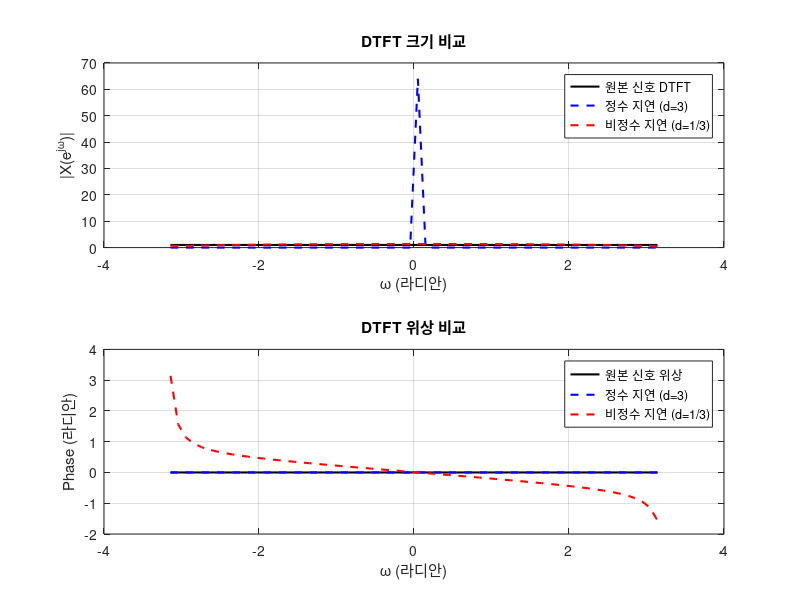

This figure's MATLAB source:
clc; clear; close all;

% 샘플링 개수 설정
N = 64; % DTFT 계산을 위한 신호 길이
n = 0:N-1; % 샘플 인덱스

% 델타 함수 (원본 신호)
x = zeros(1, N);
x(1) = 1; % 단위 임펄스 (델타 함수)

% 신호 지연 값 설정
d1 = 3;      % 정수 지연
d2 = 1/3;    % 비정수 지연

% 정수 지연 신호 (d1 샘플만큼 이동)
x_delayed1 = zeros(1, N);
x_delayed1(mod(n - d1, N) + 1) = 1; % 정수 지연

% 비정수 지연 신호 (d2 샘플만큼 이동, sinc 보간 사용)
x_delayed2 = sinc(n - d2); % sinc 보간을 사용하여 지연 신호 생성
x_delayed2 = x_delayed2 / max(x_delayed2); % 정규화

% DTFT 계산
w = linspace(-pi, pi, N); % 주파수 축
X = fftshift(fft(x, N)); % 원본 신호 DTFT
X_delayed1 = fftshift(fft(x_delayed1, N)); % 정수 지연 DTFT
X_delayed2 = fftshift(fft(x_delayed2, N)); % 비정수 지연 DTFT

% 🔹 DTFT 크기 비교
figure;
subplot(2,1,1);
plot(w, abs(X), 'k', 'LineWidth', 1.5); hold on;
plot(w, abs(X_delayed1), 'b--', 'LineWidth', 1.5);
plot(w, abs(X_delayed2), 'r--', 'LineWidth', 1.5);
legend('원본 신호 DTFT', '정수 지연 (d=3)', '비정수 지연 (d=1/3)');
xlabel('\omega (라디안)');
ylabel('|X(e^{j\omega})|');
title('DTFT 크기 비교');
grid on;

% 🔹 DTFT 위상 비교
subplot(2,1,2);
plot(w, angle(X), 'k', 'LineWidth', 1.5); hold on;
plot(w, angle(X_delayed1), 'b--', 'LineWidth', 1.5);
plot(w, angle(X_delayed2), 'r--', 'LineWidth', 1.5);
legend('원본 신호 위상', '정수 지연 (d=3)', '비정수 지연 (d=1/3)');
xlabel('\omega (라디안)');
ylabel('Phase (라디안)');
title('DTFT 위상 비교');
grid on;